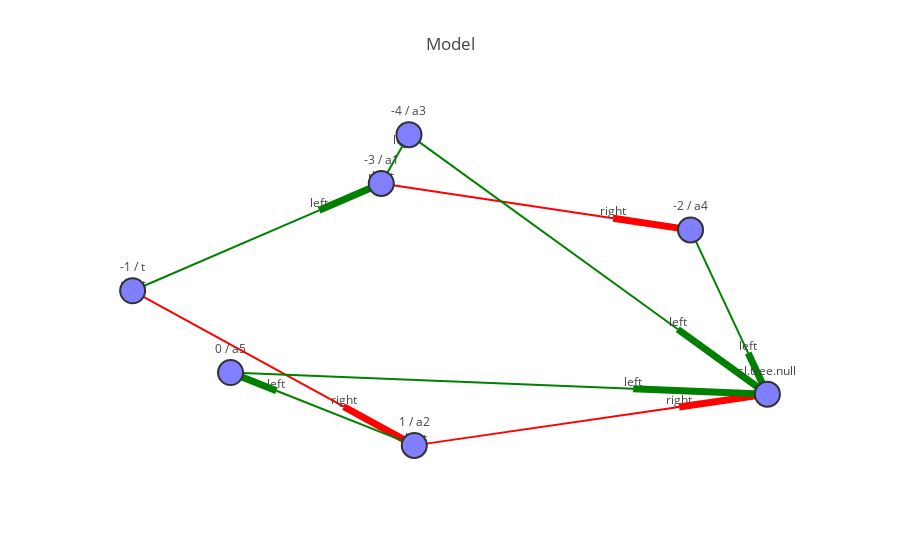

The notebook cell saved with this chart:
### Markdown cell above
To make the plots somewhat easier to understand, tree edges to null are suppressed by default. You can have them added to the graph if you like.

### Code cell
iplot(m, draw_tree_edges_to_null=True)

### Figure 1 — Plotly figure (JSON) as saved in the notebook; plotly's stock layout.template omitted (floating-point values rounded to 4 significant figures)
{"data": [{"hoverinfo": "none", "line": {"color": "red", "width": 2}, "mode": "lines+text", "text": "right", "textposition": "top", "type": "scatter", "x": [-0.1478, 0.5248, null, -0.05198, 0.7158, null, -0.8687, -0.2562, null], "y": [0.6916, 0.4717, null, -0.9624, -0.7198, null, 0.01377, -0.7184, null]}, {"hoverinfo": "none", "line": {"color": "red", "width": 7}, "mode": "lines", "type": "scatter", "x": [0.5248, 0.7489, null, 0.7158, 0.9718, null, -0.2562, -0.05198, null], "y": [0.4717, 0.3984, null, -0.7198, -0.639, null, -0.7184, -0.9624, null]}, {"hoverinfo": "none", "line": {"color": "green", "width": 2}, "mode": "lines+text", "text": "left", "textposition": "top", "type": "scatter", "x": [-0.1478, -0.0875, null, -0.05198, -0.4516, null, -0.06741, 0.712, null, 0.7489, 0.9161, null, -0.5848, 0.5826, null, -0.8687, -0.328, null], "y": [0.6916, 0.9229, null, -0.9624, -0.6173, null, 1, -0.2292, null, 0.3984, -0.3796, null, -0.5023, -0.6048, null, 0.01377, 0.5221, null]}, {"hoverinfo": "none", "line": {"color": "green", "width": 7}, "mode": "lines", "type": "scatter", "x": [-0.0875, -0.06741, null, -0.4516, -0.5848, null, 0.712, 0.9718, null, 0.9161, 0.9718, null, 0.5826, 0.9718, null, -0.328, -0.1478, null], "y": [0.9229, 1, null, -0.6173, -0.5023, null, -0.2292, -0.639, null, -0.3796, -0.639, null, -0.6048, -0.639, null, 0.5221, 0.6916, null]}, {"hoverinfo": "text", "marker": {"color": "rgb(127,127,255)", "line": {"color": "rgb(50,50,50)", "width": 2}, "size": 25, "symbol": "dot"}, "mode": "markers+text", "text": ["-3 / a1", "1 / a2", "-4 / a3", "-2 / a4", "0 / a5", "sl.tree.null", "-1 / t"], "textposition": "top", "type": "scatter", "x": [-0.1478, -0.05198, -0.06741, 0.7489, -0.5848, 0.9718, -0.8687], "y": [0.6916, -0.9624, 1, 0.3984, -0.5023, -0.639, 0.01377]}], "layout": {"font": {"size": 12}, "hovermode": "closest", "showlegend": false, "title": "Model", "xaxis": {"showgrid": false, "showticklabels": false, "zeroline": false}, "yaxis": {"showgrid": false, "showticklabels": false, "zeroline": false}}}
